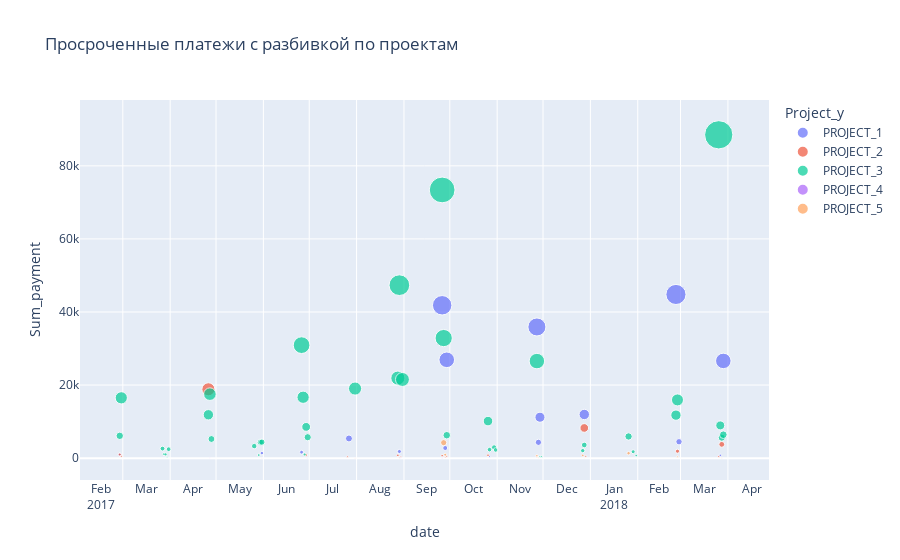

Notebook source saved alongside this figure:
### Code cell
fig1 = px.scatter(table_for_plot, x="date", 
                 y="Sum_payment",color="Project_y",
                 size='Sum_payment',
                 hover_data={"date": "|%B %d, %Y"},
                title="Просроченные платежи с разбивкой по проектам")
fig1.update_xaxes(
    dtick="M1",
    tickformat="%b\n%Y",
    ticklabelmode="period")
fig1.show()

### Figure 1 — Plotly figure (JSON) as saved in the notebook; plotly's stock layout.template omitted (floating-point values rounded to 4 significant figures)
{"data": [{"hovertemplate": "Project_y=PROJECT_1<br>date=%{x|%B %d, %Y}<br>Sum_payment=%{marker.size}<extra></extra>", "legendgroup": "PROJECT_1", "marker": {"color": "#636efa", "size": [1000, 1376.0, 1633.0, 5384.0, 1819.0, 41840.0, 2774.0, 26910.0, 423.3, 35910.0, 4330.0, 11200.0, 11950.0, 44800.0, 4486.0, 754.2, 26610.0], "sizemode": "area", "sizeref": 221.2, "symbol": "circle"}, "mode": "markers", "name": "PROJECT_1", "orientation": "v", "showlegend": true, "type": "scatter", "x": ["2017-02-27T00:00:00", "2017-05-31T00:00:00", "2017-06-26T00:00:00", "2017-07-27T00:00:00", "2017-08-29T00:00:00", "2017-09-26T00:00:00", "2017-09-28T00:00:00", "2017-09-29T00:00:00", "2017-10-27T00:00:00", "2017-11-27T00:00:00", "2017-11-28T00:00:00", "2017-11-29T00:00:00", "2017-12-28T00:00:00", "2018-02-26T00:00:00", "2018-02-28T00:00:00", "2018-03-27T00:00:00", "2018-03-29T00:00:00"], "xaxis": "x", "y": [1000, 1376.0, 1633.0, 5384.0, 1819.0, 41840.0, 2774.0, 26910.0, 423.3, 35910.0, 4330.0, 11200.0, 11950.0, 44800.0, 4486.0, 754.2, 26610.0], "yaxis": "y"}, {"hovertemplate": "Project_y=PROJECT_2<br>date=%{x|%B %d, %Y}<br>Sum_payment=%{marker.size}<extra></extra>", "legendgroup": "PROJECT_2", "marker": {"color": "#EF553B", "size": [991.6, 509.0, 18840.0, 37.59, 863.7, 386.1, 43.12, 778.5, 172.8, 360.3, 677.5, 264.8, 520.7, 803.6, 360.5, 8262.0, 500.0, 1895.0, 458.1, 3768.0], "sizemode": "area", "sizeref": 221.2, "symbol": "circle"}, "mode": "markers", "name": "PROJECT_2", "orientation": "v", "showlegend": true, "type": "scatter", "x": ["2017-02-27T00:00:00", "2017-02-28T00:00:00", "2017-04-26T00:00:00", "2017-05-31T00:00:00", "2017-06-29T00:00:00", "2017-07-26T00:00:00", "2017-07-31T00:00:00", "2017-08-28T00:00:00", "2017-08-29T00:00:00", "2017-08-30T00:00:00", "2017-09-26T00:00:00", "2017-09-28T00:00:00", "2017-09-29T00:00:00", "2017-10-26T00:00:00", "2017-11-27T00:00:00", "2017-12-28T00:00:00", "2017-12-29T00:00:00", "2018-02-27T00:00:00", "2018-03-26T00:00:00", "2018-03-28T00:00:00"], "xaxis": "x", "y": [991.6, 509.0, 18840.0, 37.59, 863.7, 386.1, 43.12, 778.5, 172.8, 360.3, 677.5, 264.8, 520.7, 803.6, 360.5, 8262.0, 500.0, 1895.0, 458.1, 3768.0], "yaxis": "y"}, {"hovertemplate": "Project_y=PROJECT_3<br>date=%{x|%B %d, %Y}<br>Sum_payment=%{marker.size}<extra></extra>", "legendgroup": "PROJECT_3", "marker": {"color": "#00cc96", "size": [6107.0, 16500.0, 2609.0, 1078.0, 1032.0, 312.4, 2451.0, 11870.0, 17520.0, 5239.0, 3295.0, 838.5, 4347.0, 4379.0, 30930.0, 16670.0, 1012.0, 8558.0, 5726.0, 19050.0, 21910.0, 47350.0, 21530.0, 73410.0, 32870.0, 6276.0, 10140.0, 2329, 2949.0, 2232.0, 26570.0, 461.6, 407.1, 2055.0, 3600.0, 5937.0, 1756.0, 694.8, 11770.0, 15930.0, 88500.0, 8955.0, 5598.0, 6411.0], "sizemode": "area", "sizeref": 221.2, "symbol": "circle"}, "mode": "markers", "name": "PROJECT_3", "orientation": "v", "showlegend": true, "type": "scatter", "x": ["2017-02-27T00:00:00", "2017-02-28T00:00:00", "2017-03-27T00:00:00", "2017-03-28T00:00:00", "2017-03-29T00:00:00", "2017-03-30T00:00:00", "2017-03-31T00:00:00", "2017-04-26T00:00:00", "2017-04-27T00:00:00", "2017-04-28T00:00:00", "2017-05-26T00:00:00", "2017-05-29T00:00:00", "2017-05-30T00:00:00", "2017-05-31T00:00:00", "2017-06-26T00:00:00", "2017-06-27T00:00:00", "2017-06-28T00:00:00", "2017-06-29T00:00:00", "2017-06-30T00:00:00", "2017-07-31T00:00:00", "2017-08-28T00:00:00", "2017-08-29T00:00:00", "2017-08-31T00:00:00", "2017-09-26T00:00:00", "2017-09-27T00:00:00", "2017-09-29T00:00:00", "2017-10-26T00:00:00", "2017-10-27T00:00:00", "2017-10-30T00:00:00", "2017-10-31T00:00:00", "2017-11-27T00:00:00", "2017-11-29T00:00:00", "2017-11-30T00:00:00", "2017-12-27T00:00:00", "2017-12-28T00:00:00", "2018-01-26T00:00:00", "2018-01-29T00:00:00", "2018-01-31T00:00:00", "2018-02-26T00:00:00", "2018-02-27T00:00:00", "2018-03-26T00:00:00", "2018-03-27T00:00:00", "2018-03-28T00:00:00", "2018-03-29T00:00:00"], "xaxis": "x", "y": [6107.0, 16500.0, 2609.0, 1078.0, 1032.0, 312.4, 2451.0, 11870.0, 17520.0, 5239.0, 3295.0, 838.5, 4347.0, 4379.0, 30930.0, 16670.0, 1012.0, 8558.0, 5726.0, 19050.0, 21910.0, 47350.0, 21530.0, 73410.0, 32870.0, 6276.0, 10140.0, 2329, 2949.0, 2232.0, 26570.0, 461.6, 407.1, 2055.0, 3600.0, 5937.0, 1756.0, 694.8, 11770.0, 15930.0, 88500.0, 8955.0, 5598.0, 6411.0], "yaxis": "y"}, {"hovertemplate": "Project_y=PROJECT_4<br>date=%{x|%B %d, %Y}<br>Sum_payment=%{marker.size}<extra></extra>", "legendgroup": "PROJECT_4", "marker": {"color": "#ab63fa", "size": [98.93, 78.32, 68.97, 94.19, 110.4], "sizemode": "area", "sizeref": 221.2, "symbol": "circle"}, "mode": "markers", "name": "PROJECT_4", "orientation": "v", "showlegend": true, "type": "scatter", "x": ["2017-04-27T00:00:00", "2017-06-29T00:00:00", "2017-06-30T00:00:00", "2017-08-30T00:00:00", "2017-09-26T00:00:00"], "xaxis": "x", "y": [98.93, 78.32, 68.97, 94.19, 110.4], "yaxis": "y"}, {"hovertemplate": "Project_y=PROJECT_5<br>date=%{x|%B %d, %Y}<br>Sum_payment=%{marker.size}<extra></extra>", "legendgroup": "PROJECT_5", "marker": {"color": "#FFA15A", "size": [4229.0, 936.8, 667.5, 161.1, 742.5, 66.67, 1351.0, 363.3, 110.1], "sizemode": "area", "sizeref": 221.2, "symbol": "circle"}, "mode": "markers", "name": "PROJECT_5", "orientation": "v", "showlegend": true, "type": "scatter", "x": ["2017-09-27T00:00:00", "2017-09-28T00:00:00", "2017-11-27T00:00:00", "2017-11-28T00:00:00", "2017-12-27T00:00:00", "2017-12-28T00:00:00", "2018-01-26T00:00:00", "2018-02-27T00:00:00", "2018-03-28T00:00:00"], "xaxis": "x", "y": [4229.0, 936.8, 667.5, 161.1, 742.5, 66.67, 1351.0, 363.3, 110.1], "yaxis": "y"}], "layout": {"legend": {"itemsizing": "constant", "title": {"text": "Project_y"}, "tracegroupgap": 0}, "title": {"text": "Просроченные платежи с разбивкой по проектам"}, "xaxis": {"anchor": "y", "domain": [0, 1], "dtick": "M1", "tickformat": "%b\n%Y", "ticklabelmode": "period", "title": {"text": "date"}}, "yaxis": {"anchor": "x", "domain": [0, 1], "title": {"text": "Sum_payment"}}}}
